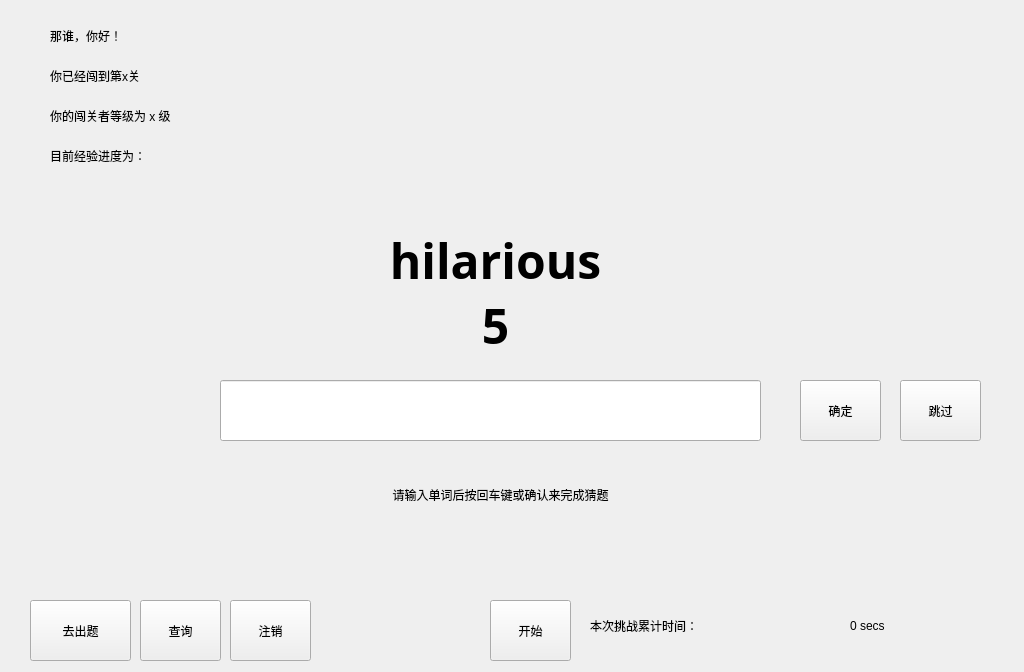
<?xml version="1.0" encoding="UTF-8"?>
<ui version="4.0">
 <class>ChallengeBoard</class>
 <widget class="QWidget" name="ChallengeBoard">
  <property name="geometry">
   <rect>
    <x>0</x>
    <y>0</y>
    <width>1024</width>
    <height>672</height>
   </rect>
  </property>
  <property name="windowTitle">
   <string>Form</string>
  </property>
  <widget class="QLineEdit" name="input">
   <property name="geometry">
    <rect>
     <x>220</x>
     <y>380</y>
     <width>541</width>
     <height>61</height>
    </rect>
   </property>
   <property name="styleSheet">
    <string notr="true">font: 20pt &quot;黑体&quot;;</string>
   </property>
   <property name="text">
    <string/>
   </property>
  </widget>
  <widget class="QLabel" name="tips">
   <property name="geometry">
    <rect>
     <x>250</x>
     <y>460</y>
     <width>501</width>
     <height>71</height>
    </rect>
   </property>
   <property name="styleSheet">
    <string notr="true">font: 16pt &quot;黑体&quot;;</string>
   </property>
   <property name="text">
    <string>&lt;html&gt;&lt;head/&gt;&lt;body&gt;&lt;p align=&quot;center&quot;&gt;请输入单词后按回车键或确认来完成猜题&lt;/p&gt;&lt;/body&gt;&lt;/html&gt;</string>
   </property>
  </widget>
  <widget class="QPushButton" name="B_confirm">
   <property name="geometry">
    <rect>
     <x>800</x>
     <y>380</y>
     <width>81</width>
     <height>61</height>
    </rect>
   </property>
   <property name="styleSheet">
    <string notr="true">font: 16pt &quot;黑体&quot;;</string>
   </property>
   <property name="text">
    <string>确定</string>
   </property>
  </widget>
  <widget class="QPushButton" name="B_switch">
   <property name="geometry">
    <rect>
     <x>30</x>
     <y>600</y>
     <width>101</width>
     <height>61</height>
    </rect>
   </property>
   <property name="styleSheet">
    <string notr="true">font: 16pt &quot;黑体&quot;;</string>
   </property>
   <property name="text">
    <string>去出题</string>
   </property>
  </widget>
  <widget class="QPushButton" name="B_logout">
   <property name="geometry">
    <rect>
     <x>230</x>
     <y>600</y>
     <width>81</width>
     <height>61</height>
    </rect>
   </property>
   <property name="styleSheet">
    <string notr="true">font: 16pt &quot;黑体&quot;;</string>
   </property>
   <property name="text">
    <string>注销</string>
   </property>
  </widget>
  <widget class="QLabel" name="l_hi">
   <property name="geometry">
    <rect>
     <x>50</x>
     <y>20</y>
     <width>321</width>
     <height>31</height>
    </rect>
   </property>
   <property name="styleSheet">
    <string notr="true">font: 16pt &quot;黑体&quot;;</string>
   </property>
   <property name="text">
    <string>那谁，你好！</string>
   </property>
  </widget>
  <widget class="QLabel" name="l_stage">
   <property name="geometry">
    <rect>
     <x>50</x>
     <y>60</y>
     <width>411</width>
     <height>31</height>
    </rect>
   </property>
   <property name="styleSheet">
    <string notr="true">font: 16pt &quot;黑体&quot;;</string>
   </property>
   <property name="text">
    <string>你已经闯到第x关</string>
   </property>
  </widget>
  <widget class="QLabel" name="l_level">
   <property name="geometry">
    <rect>
     <x>50</x>
     <y>100</y>
     <width>331</width>
     <height>31</height>
    </rect>
   </property>
   <property name="styleSheet">
    <string notr="true">font: 16pt &quot;黑体&quot;;</string>
   </property>
   <property name="text">
    <string>你的闯关者等级为 x 级</string>
   </property>
  </widget>
  <widget class="QLabel" name="l_exp">
   <property name="geometry">
    <rect>
     <x>50</x>
     <y>140</y>
     <width>411</width>
     <height>31</height>
    </rect>
   </property>
   <property name="styleSheet">
    <string notr="true">font: 16pt &quot;黑体&quot;;</string>
   </property>
   <property name="text">
    <string>目前经验进度为：</string>
   </property>
  </widget>
  <widget class="QLabel" name="tips_6">
   <property name="geometry">
    <rect>
     <x>590</x>
     <y>600</y>
     <width>231</width>
     <height>51</height>
    </rect>
   </property>
   <property name="styleSheet">
    <string notr="true">font: 16pt &quot;黑体&quot;;</string>
   </property>
   <property name="text">
    <string>本次挑战累计时间：</string>
   </property>
  </widget>
  <widget class="QLabel" name="l_time">
   <property name="geometry">
    <rect>
     <x>850</x>
     <y>600</y>
     <width>111</width>
     <height>51</height>
    </rect>
   </property>
   <property name="styleSheet">
    <string notr="true">font: 16pt &quot;黑体&quot;;</string>
   </property>
   <property name="text">
    <string>0 secs</string>
   </property>
  </widget>
  <widget class="QPushButton" name="B_search">
   <property name="geometry">
    <rect>
     <x>140</x>
     <y>600</y>
     <width>81</width>
     <height>61</height>
    </rect>
   </property>
   <property name="styleSheet">
    <string notr="true">font: 16pt &quot;黑体&quot;;</string>
   </property>
   <property name="text">
    <string>查询</string>
   </property>
  </widget>
  <widget class="QPushButton" name="B_start">
   <property name="geometry">
    <rect>
     <x>490</x>
     <y>600</y>
     <width>81</width>
     <height>61</height>
    </rect>
   </property>
   <property name="styleSheet">
    <string notr="true">font: 16pt &quot;黑体&quot;;</string>
   </property>
   <property name="text">
    <string>开始</string>
   </property>
  </widget>
  <widget class="QLabel" name="l_word">
   <property name="geometry">
    <rect>
     <x>210</x>
     <y>210</y>
     <width>571</width>
     <height>101</height>
    </rect>
   </property>
   <property name="font">
    <font>
     <family>Eras Demi ITC</family>
     <pointsize>36</pointsize>
     <weight>50</weight>
     <italic>false</italic>
     <bold>false</bold>
    </font>
   </property>
   <property name="styleSheet">
    <string notr="true">font: 36pt &quot;Eras Demi ITC&quot;;</string>
   </property>
   <property name="text">
    <string>&lt;html&gt;&lt;head/&gt;&lt;body&gt;&lt;p align=&quot;center&quot;&gt;&lt;span style=&quot; font-weight:600;&quot;&gt;hilarious&lt;/span&gt;&lt;/p&gt;&lt;/body&gt;&lt;/html&gt;</string>
   </property>
   <property name="alignment">
    <set>Qt::AlignCenter</set>
   </property>
  </widget>
  <widget class="QLabel" name="l_worddis">
   <property name="geometry">
    <rect>
     <x>390</x>
     <y>290</y>
     <width>211</width>
     <height>71</height>
    </rect>
   </property>
   <property name="font">
    <font>
     <family>Eras Demi ITC</family>
     <pointsize>36</pointsize>
     <weight>50</weight>
     <italic>false</italic>
     <bold>false</bold>
    </font>
   </property>
   <property name="styleSheet">
    <string notr="true">font: 36pt &quot;Eras Demi ITC&quot;;</string>
   </property>
   <property name="text">
    <string>&lt;html&gt;&lt;head/&gt;&lt;body&gt;&lt;p align=&quot;center&quot;&gt;&lt;span style=&quot; font-weight:600;&quot;&gt;5&lt;/span&gt;&lt;/p&gt;&lt;/body&gt;&lt;/html&gt;</string>
   </property>
   <property name="alignment">
    <set>Qt::AlignCenter</set>
   </property>
  </widget>
  <widget class="QPushButton" name="B_skip">
   <property name="geometry">
    <rect>
     <x>900</x>
     <y>380</y>
     <width>81</width>
     <height>61</height>
    </rect>
   </property>
   <property name="styleSheet">
    <string notr="true">font: 16pt &quot;黑体&quot;;</string>
   </property>
   <property name="text">
    <string>跳过</string>
   </property>
  </widget>
 </widget>
 <resources/>
 <connections/>
</ui>
